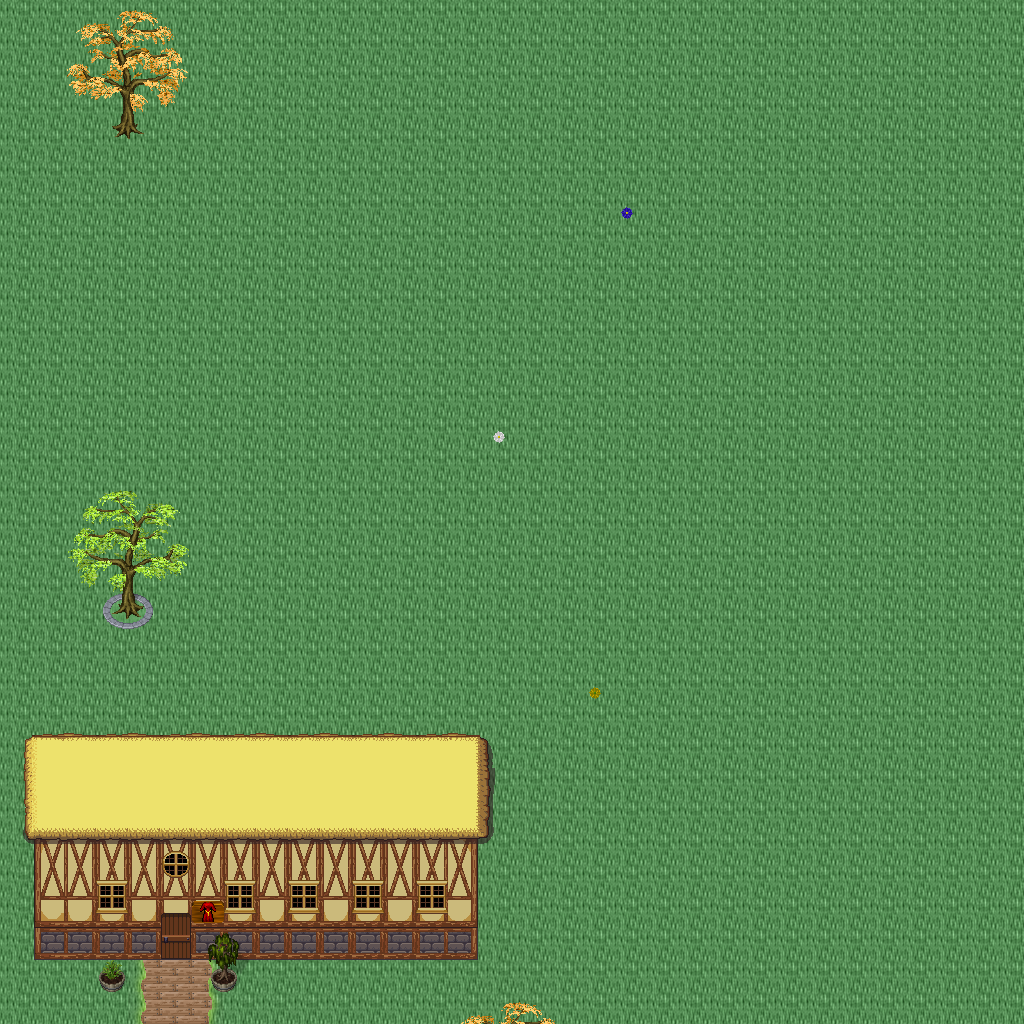

A 2D game scene composited from a Tiled map and its tileset images. What follows is a short description and the map's XML, with each tile layer's data collapsed to a summary:
An orthogonal 32x32 tile map with 32x32 px tiles, 5 tile layers (Ground, Objects, Objects2, Above, ...), 1 hidden layer not drawn, 55 tilesets.

<map version="1.10" tiledversion="1.11.0" orientation="orthogonal" renderorder="right-down" width="32" height="32" tilewidth="32" tileheight="32" infinite="0" nextlayerid="11" nextobjectid="1">
 <tileset firstgid="1" name="logic_collision" tilewidth="32" tileheight="32" tilecount="1" columns="1">
  <image source="../drawable/logic_collision.png" width="32" height="32" />
 </tileset>
 <tileset firstgid="2" name="ground_ground" tilewidth="32" tileheight="32" tilecount="33" columns="3">
  <image source="../drawable/ground_ground.png" width="96" height="352" />
 </tileset>
 <tileset firstgid="35" name="building_castle" tilewidth="32" tileheight="32" tilecount="320" columns="20">
  <image source="../drawable/building_castle.png" width="640" height="512" />
 </tileset>
 <tileset firstgid="355" name="item_weapon_cannon" tilewidth="32" tileheight="32" tilecount="12" columns="3">
  <image source="../drawable/item_weapon_cannon.png" width="96" height="128" />
 </tileset>
 <tileset firstgid="367" name="item_pot_barrels_1" tilewidth="32" tileheight="32" tilecount="8" columns="4">
  <image source="../drawable/item_pot_barrels_1.png" width="128" height="64" />
 </tileset>
 <tileset firstgid="375" name="building_door_door" tilewidth="32" tileheight="32" tilecount="6" columns="3">
  <image source="../drawable/building_door_door.png" width="96" height="64" />
 </tileset>
 <tileset firstgid="381" name="building_door_closed" tilewidth="32" tileheight="32" tilecount="1" columns="1">
  <image source="../drawable/building_door_closed.png" width="32" height="32" />
 </tileset>
 <tileset firstgid="382" name="building_window_window_centered" tilewidth="32" tileheight="32" tilecount="1" columns="1">
  <image source="../drawable/building_window_window_centered.png" width="32" height="32" />
 </tileset>
 <tileset firstgid="383" name="building_decoration_chimney_big" tilewidth="32" tileheight="32" tilecount="2" columns="1">
  <image source="../drawable/building_decoration_chimney_big.png" width="32" height="64" />
 </tileset>
 <tileset firstgid="385" name="ground_grass_edges" tilewidth="32" tileheight="32" tilecount="36" columns="12">
  <image source="../drawable/ground_grass_edges.png" width="384" height="96" />
 </tileset>
 <tileset firstgid="421" name="ground_grass_corners" tilewidth="32" tileheight="32" tilecount="24" columns="6">
  <image source="../drawable/ground_grass_corners.png" width="192" height="128" />
 </tileset>
 <tileset firstgid="445" name="plant_tree_fall_trees" tilewidth="32" tileheight="32" tilecount="40" columns="8">
  <image source="../drawable/plant_tree_fall_trees.png" width="256" height="160" />
 </tileset>
 <tileset firstgid="485" name="plant_tree_locust_tree" tilewidth="32" tileheight="32" tilecount="20" columns="4">
  <image source="../drawable/plant_tree_locust_tree.png" width="128" height="160" />
 </tileset>
 <tileset firstgid="505" name="furniture_chair_bench_white" tilewidth="32" tileheight="32" tilecount="8" columns="2">
  <image source="../drawable/furniture_chair_bench_white.png" width="64" height="128" />
 </tileset>
 <tileset firstgid="513" name="plant_flower_daisy_blue" tilewidth="32" tileheight="32" tilecount="8" columns="2">
  <image source="../drawable/plant_flower_daisy_blue.png" width="64" height="128" />
 </tileset>
 <tileset firstgid="521" name="plant_flower_daisy_red" tilewidth="32" tileheight="32" tilecount="8" columns="2">
  <image source="../drawable/plant_flower_daisy_red.png" width="64" height="128" />
 </tileset>
 <tileset firstgid="529" name="plant_flower_daisy_white" tilewidth="32" tileheight="32" tilecount="8" columns="2">
  <image source="../drawable/plant_flower_daisy_white.png" width="64" height="128" />
 </tileset>
 <tileset firstgid="537" name="plant_flower_daisy_yellow" tilewidth="32" tileheight="32" tilecount="8" columns="2">
  <image source="../drawable/plant_flower_daisy_yellow.png" width="64" height="128" />
 </tileset>
 <tileset firstgid="545" name="plant_flower_flower_bed_1" tilewidth="32" tileheight="32" tilecount="35" columns="7">
  <image source="../drawable/plant_flower_flower_bed_1.png" width="224" height="160" />
 </tileset>
 <tileset firstgid="580" name="plant_flower_planted_containers" tilewidth="32" tileheight="32" tilecount="16" columns="4">
  <image source="../drawable/plant_flower_planted_containers.png" width="128" height="128" />
 </tileset>
 <tileset firstgid="596" name="item_pot_pot_grey" tilewidth="32" tileheight="32" tilecount="1" columns="1">
  <image source="../drawable/item_pot_pot_grey.png" width="32" height="32" />
 </tileset>
 <tileset firstgid="597" name="item_pot_pot_burgundy" tilewidth="32" tileheight="32" tilecount="1" columns="1">
  <image source="../drawable/item_pot_pot_burgundy.png" width="32" height="32" />
 </tileset>
 <tileset firstgid="598" name="building_decoration_chimney" tilewidth="32" tileheight="32" tilecount="2" columns="1">
  <image source="../drawable/building_decoration_chimney.png" width="32" height="64" />
 </tileset>
 <tileset firstgid="600" name="furniture_light_lamp_blue" tilewidth="32" tileheight="32" tilecount="3" columns="1">
  <image source="../drawable/furniture_light_lamp_blue.png" width="32" height="96" />
 </tileset>
 <tileset firstgid="603" name="light_dim_light_7x5" tilewidth="32" tileheight="32" tilecount="35" columns="7">
  <image source="../drawable/light_dim_light_7x5.png" width="224" height="160" />
 </tileset>
 <tileset firstgid="638" name="logic_protection" tilewidth="32" tileheight="32" tilecount="2" columns="2">
  <image source="../drawable/logic_protection.png" width="64" height="32" />
 </tileset>
 <tileset firstgid="640" name="furniture_table_bazaar_table_1" tilewidth="32" tileheight="32" tilecount="4" columns="2">
  <image source="../drawable/furniture_table_bazaar_table_1.png" width="64" height="64" />
 </tileset>
 <tileset firstgid="644" name="furniture_table_bazaar_table_2" tilewidth="32" tileheight="32" tilecount="6" columns="2">
  <image source="../drawable/furniture_table_bazaar_table_2.png" width="64" height="96" />
 </tileset>
 <tileset firstgid="650" name="furniture_table_bazaar_table_3" tilewidth="32" tileheight="32" tilecount="6" columns="2">
  <image source="../drawable/furniture_table_bazaar_table_3.png" width="64" height="96" />
 </tileset>
 <tileset firstgid="656" name="furniture_table_bazaar_table_4" tilewidth="32" tileheight="32" tilecount="6" columns="2">
  <image source="../drawable/furniture_table_bazaar_table_4.png" width="64" height="96" />
 </tileset>
 <tileset firstgid="662" name="furniture_table_bazaar_table_5" tilewidth="32" tileheight="32" tilecount="6" columns="2">
  <image source="../drawable/furniture_table_bazaar_table_5.png" width="64" height="96" />
 </tileset>
 <tileset firstgid="668" name="furniture_table_flowers_on_bench2" tilewidth="32" tileheight="32" tilecount="6" columns="3">
  <image source="../drawable/furniture_table_flowers_on_bench2.png" width="96" height="64" />
 </tileset>
 <tileset firstgid="674" name="furniture_table_flowers_on_benches" tilewidth="32" tileheight="32" tilecount="10" columns="2">
  <image source="../drawable/furniture_table_flowers_on_benches.png" width="64" height="160" />
 </tileset>
 <tileset firstgid="684" name="furniture_table_vendors_table" tilewidth="32" tileheight="32" tilecount="35" columns="7">
  <image source="../drawable/furniture_table_vendors_table.png" width="224" height="160" />
 </tileset>
 <tileset firstgid="719" name="item_drink_bottles_and_cups" tilewidth="32" tileheight="32" tilecount="16" columns="4">
  <image source="../drawable/item_drink_bottles_and_cups.png" width="128" height="128" />
 </tileset>
 <tileset firstgid="735" name="item_drink_beers_and_flasks" tilewidth="32" tileheight="32" tilecount="12" columns="4">
  <image source="../drawable/item_drink_beers_and_flasks.png" width="128" height="96" />
 </tileset>
 <tileset firstgid="747" name="item_drink_casks" tilewidth="32" tileheight="32" tilecount="4" columns="2">
  <image source="../drawable/item_drink_casks.png" width="64" height="64" />
 </tileset>
 <tileset firstgid="751" name="item_food_meals_1" tilewidth="32" tileheight="32" tilecount="2" columns="2">
  <image source="../drawable/item_food_meals_1.png" width="64" height="32" />
 </tileset>
 <tileset firstgid="753" name="item_food_rustic_meals" tilewidth="32" tileheight="32" tilecount="2" columns="2">
  <image source="../drawable/item_food_rustic_meals.png" width="64" height="32" />
 </tileset>
 <tileset firstgid="755" name="item_household_food_preparation_2" tilewidth="32" tileheight="32" tilecount="4" columns="2">
  <image source="../drawable/item_household_food_preparation_2.png" width="64" height="64" />
 </tileset>
 <tileset firstgid="759" name="item_pot_barrels_2" tilewidth="32" tileheight="32" tilecount="8" columns="4">
  <image source="../drawable/item_pot_barrels_2.png" width="128" height="64" />
 </tileset>
 <tileset firstgid="767" name="item_pot_barrels_1" tilewidth="32" tileheight="32" tilecount="8" columns="4">
  <image source="../drawable/item_pot_barrels_1.png" width="128" height="64" />
 </tileset>
 <tileset firstgid="775" name="item_drink_olive_oil_vinegar" tilewidth="32" tileheight="32" tilecount="4" columns="2">
  <image source="../drawable/item_drink_olive_oil_vinegar.png" width="64" height="64" />
 </tileset>
 <tileset firstgid="779" name="ground_ground_3" tilewidth="32" tileheight="32" tilecount="5" columns="5">
  <image source="../drawable/ground_ground_3.png" width="160" height="32" />
 </tileset>
 <tileset firstgid="784" name="building_decoration_banner" tilewidth="32" tileheight="32" tilecount="12" columns="1">
  <image source="../drawable/building_decoration_banner.png" width="32" height="384" />
 </tileset>
 <tileset firstgid="796" name="building_cottage" tilewidth="32" tileheight="32" tilecount="256" columns="16">
  <image source="../drawable/building_cottage.png" width="512" height="512" />
 </tileset>
 <tileset firstgid="1052" name="building_roof_thatched_roof" tilewidth="32" tileheight="32" tilecount="256" columns="16">
  <image source="../drawable/building_roof_thatched_roof.png" width="512" height="512" />
 </tileset>
 <tileset firstgid="1308" name="building_door_doors" tilewidth="32" tileheight="32" tilecount="256" columns="16">
  <image source="../drawable/building_door_doors.png" width="512" height="512" />
 </tileset>
 <tileset firstgid="1564" name="building_window_windows" tilewidth="32" tileheight="32" tilecount="256" columns="16">
  <image source="../drawable/building_window_windows.png" width="512" height="512" />
 </tileset>
 <tileset firstgid="1820" name="logic_portal" tilewidth="32" tileheight="32" tilecount="24" columns="8">
  <image source="../drawable/logic_portal.png" width="256" height="96" />
 </tileset>
 <tileset firstgid="1844" name="plant_bush_leafy" tilewidth="32" tileheight="32" tilecount="48" columns="8">
  <image source="../drawable/plant_bush_leafy.png" width="256" height="192" />
 </tileset>
 <tileset firstgid="1892" name="plant_bushes_and_trees" tilewidth="32" tileheight="32" tilecount="144" columns="16">
  <image source="../drawable/plant_bushes_and_trees.png" width="512" height="289" />
 </tileset>
 <tileset firstgid="2036" name="plant_bush_berried" tilewidth="32" tileheight="32" tilecount="60" columns="5">
  <image source="../drawable/plant_bush_berried.png" width="160" height="384" />
 </tileset>
 <tileset firstgid="2096" name="plant_bush_fern" tilewidth="32" tileheight="32" tilecount="32" columns="8">
  <image source="../drawable/plant_bush_fern.png" width="256" height="128" />
 </tileset>
 <tileset firstgid="2128" name="plant_bush_bush_pinks" tilewidth="32" tileheight="32" tilecount="4" columns="2">
  <image source="../drawable/plant_bush_bush_pinks.png" width="64" height="64" />
 </tileset>
 <layer id="1" name="Ground" width="32" height="32">
  <data>[1024 cells, 1024 non-empty, 2 distinct tile ids]</data>
 </layer>
 <layer id="2" name="Objects" width="32" height="32">
  <data>[1024 cells, 68 non-empty, 22 distinct tile ids]</data>
 </layer>
 <layer id="3" name="Objects2" width="32" height="32">
  <data>[1024 cells, 17 non-empty, 9 distinct tile ids]</data>
 </layer>
 <layer id="4" name="Above" width="32" height="32">
  <data>[1024 cells, 116 non-empty, 56 distinct tile ids]</data>
 </layer>
 <layer id="5" name="Above2" width="32" height="32">
  <data>[1024 cells, 0 non-empty, 0 distinct tile ids]</data>
 </layer>
 <layer id="6" name="Walkable" width="32" height="32" visible="0">
  <data>[1024 cells, 78 non-empty, 1 distinct tile ids]</data>
 </layer>
 <objectgroup id="7" name="Mapevents" />
 <objectgroup id="8" name="Spawn" />
 <objectgroup id="9" name="Keys" />
 <objectgroup id="10" name="Replace" />
</map>
